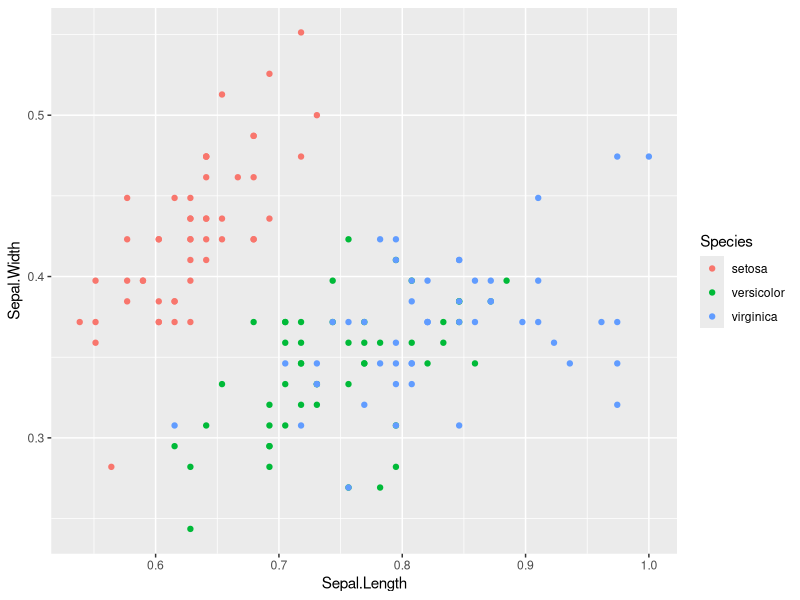
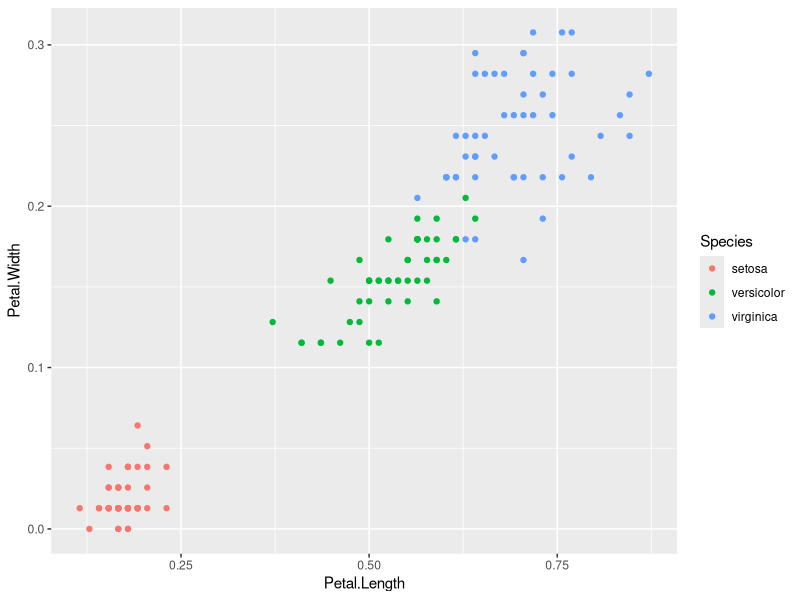
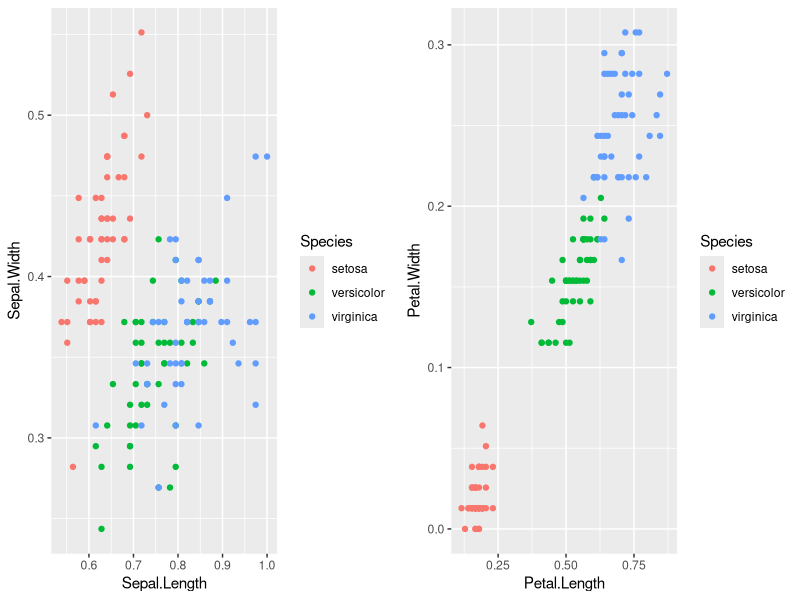
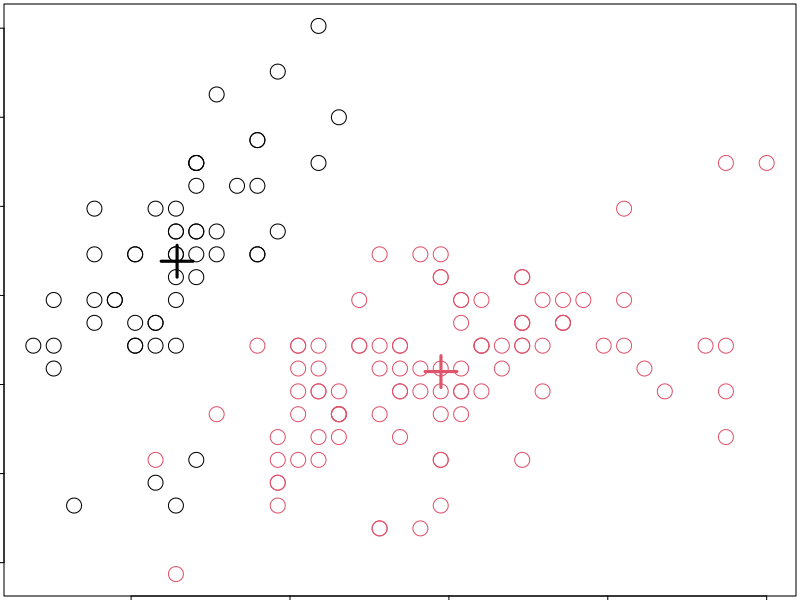
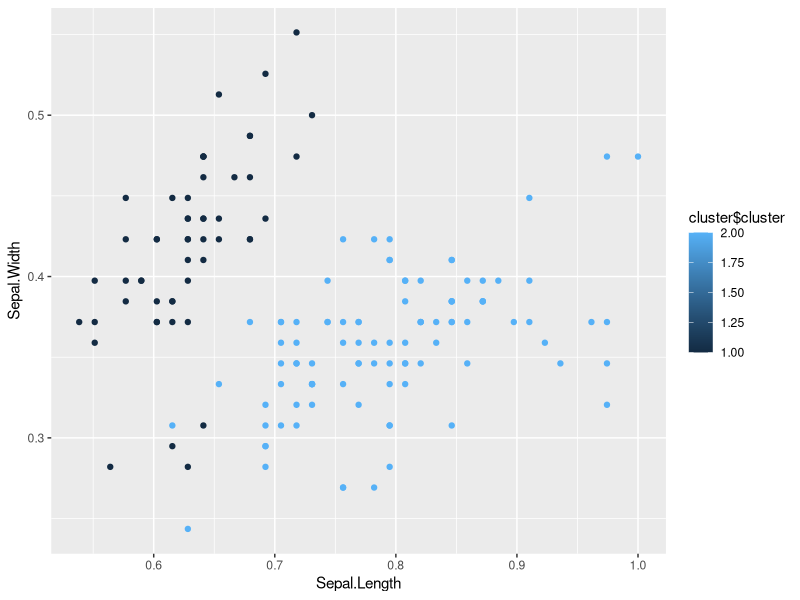
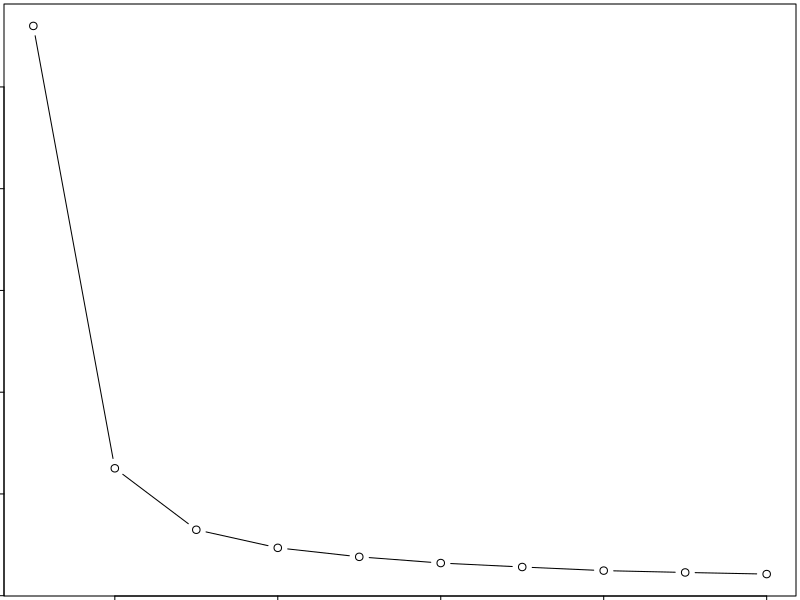
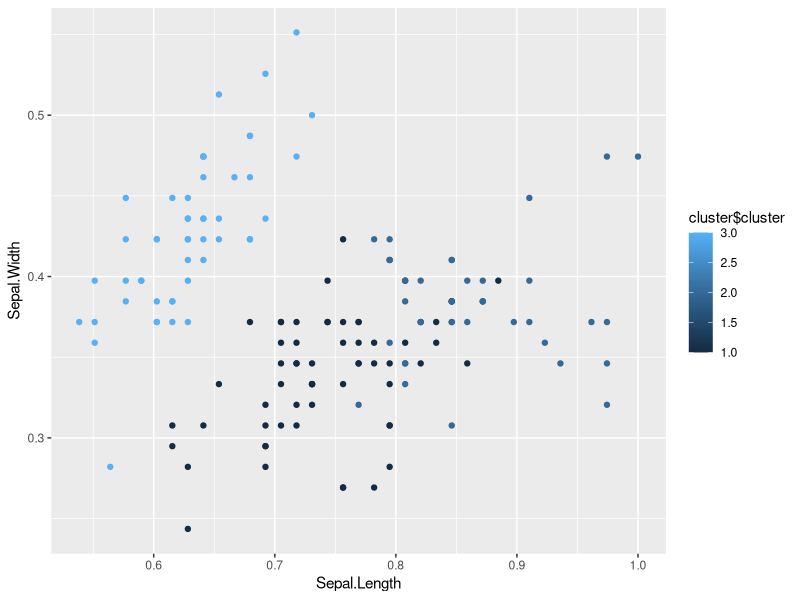
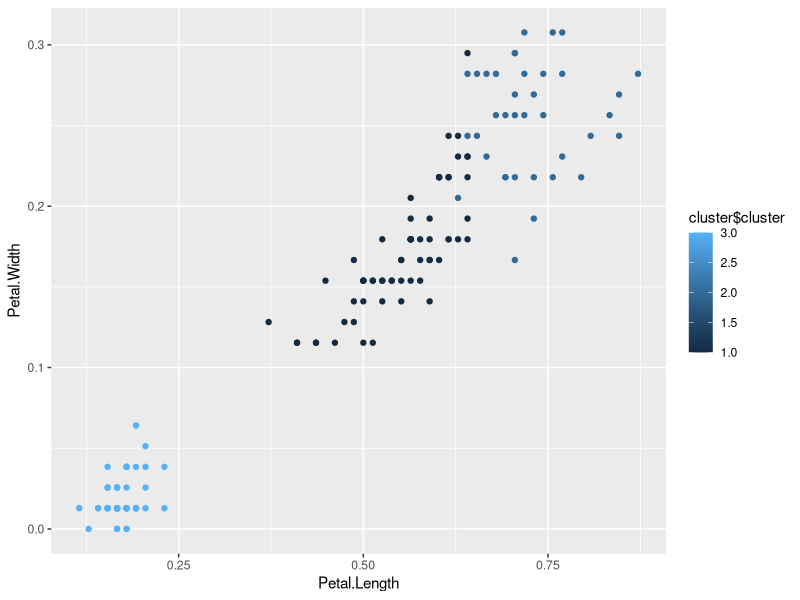

R code for these plots, in order:
library(datasets)
library(ggplot2)
require(gridExtra)
data(iris)
summary(iris)

normalize <- function(x) {
  return ((x - min(x)) / (max(x) - min(x)))
}

iris[,1:4] <- normalize(iris[,1:4])

plot1 <- ggplot(iris,aes(x = Sepal.Length, y = Sepal.Width, col= Species)) + geom_point()
plot1
plot2 <- ggplot(iris,aes(x = Petal.Length, y = Petal.Width, col= Species)) + geom_point()
plot2
grid.arrange(plot1, plot2, ncol=2)


cluster <- kmeans(iris[,1:4],2, nstart = 100)
cluster$cluster

par(mar = rep(0.2,4))
plot(iris$Sepal.Length, iris$Sepal.Width, col = cluster$cluster, pch = 1, cex = 2)
points(cluster$centers, col = 1:3, pch =3, cex = 3, lwd =3)


plot1 <- ggplot(iris,aes(x = Sepal.Length, y = Sepal.Width, col= cluster$cluster)) + geom_point() 
plot1

set.seed(200)
k.max <- 10
wss<- sapply(1:k.max,function(k){kmeans(iris[,1:4],k,nstart = 20,iter.max = 20)$tot.withinss})
wss
plot(1:k.max,wss, type= "b", xlab = "Number of clusters(k)", ylab = "Within cluster sum of squares")

cluster <- kmeans(iris[,1:4],3,nstart = 100)
table(cluster$cluster,iris$Species)

plot1 <- ggplot(iris,aes(x = Sepal.Length, y = Sepal.Width, col= cluster$cluster)) + geom_point() 
plot1

plot2 <- ggplot(iris,aes(x = Petal.Length, y = Petal.Width, col= cluster$cluster)) + geom_point() 
plot2

grid.arrange(plot1, plot2, ncol=2)


